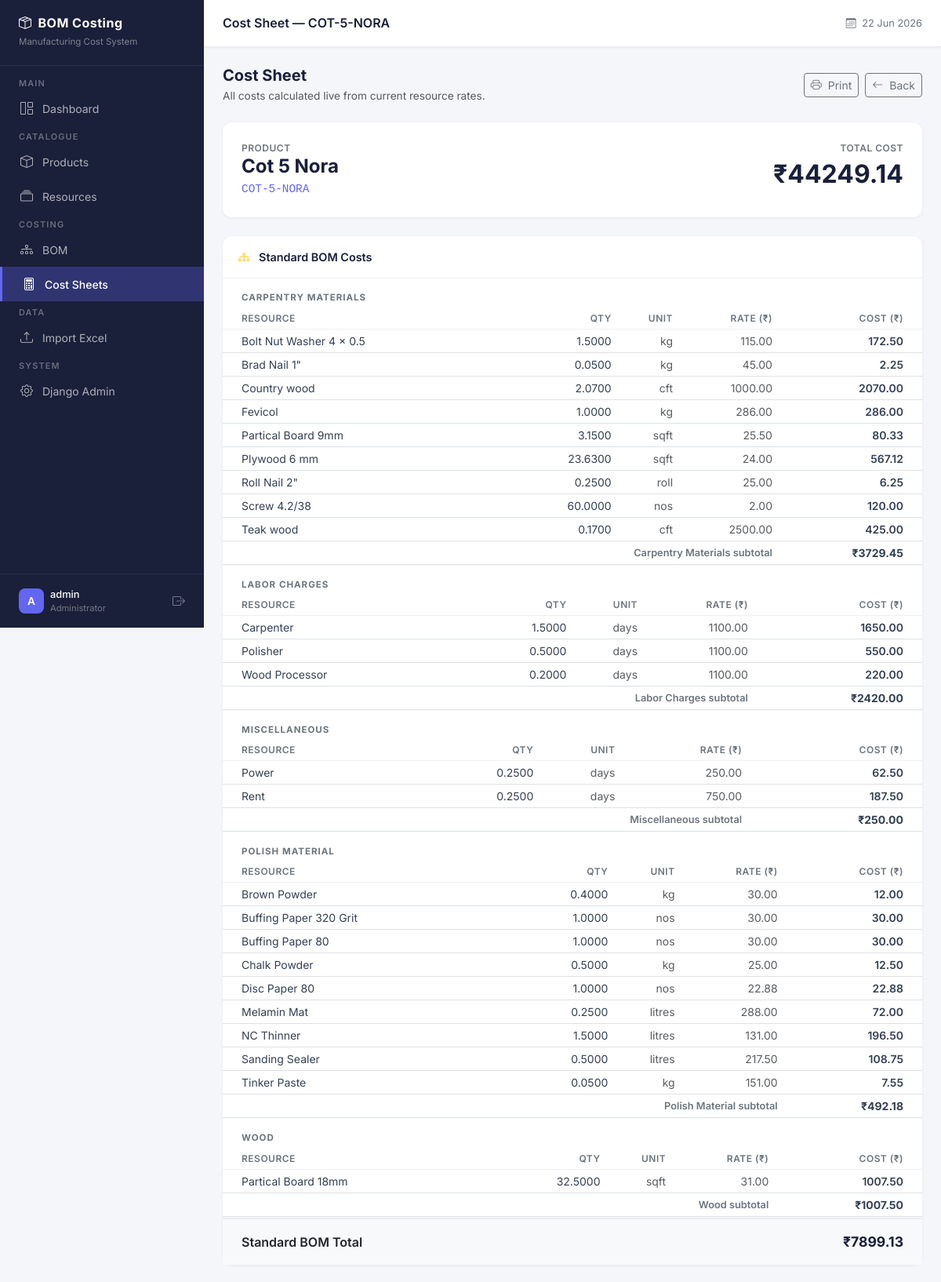
The app's page /costing/86/ (signed in, upper part) with its own data.
### apps/products/models.py (models this page shows, shortened)
class Product(models.Model):
    product_name = models.CharField(
        max_length=255,
        help_text="Full name of the product e.g. 3-Door Wardrobe with Mirror"
    )
    product_code = models.CharField(
        max_length=100,
        help_text="Unique product code e.g. WRD-001. Must be unique across all non-deleted products."
    )
    active = models.BooleanField(
        default=True,
        help_text="Inactive products are hidden from main views but not deleted."
    )
    is_deleted = models.BooleanField(
        default=False,
        help_text="Soft delete flag. Deleted products are hidden everywhere but data is preserved."
    )
    created_at = models.DateTimeField(auto_now_add=True)
    updated_at = models.DateTimeField(auto_now=True)
    class Meta:
        ordering = ['product_name']
        verbose_name = "Product"
        verbose_name_plural = "Products"
    def delete(self, *args, **kwargs):
        """
        Override default delete to perform soft delete.
        Calling product.delete() will set is_deleted=True
        instead of removing the row from the database.
        """
        self.is_deleted = True
        self.save()

### apps/bom/models.py (models this page shows, shortened)
class BOMItem(models.Model):
    product = models.ForeignKey(
        Product,
        on_delete=models.CASCADE,       # if product deleted, its BOM items go too
        related_name='bom_items',       # lets us do: product.bom_items.all()
        help_text="The product this BOM line belongs to."
    )
    resource = models.ForeignKey(
        Resource,
        on_delete=models.PROTECT,       # PROTECT: don't allow deleting a resource
        related_name='bom_items',       # that's still in use in a BOM
        help_text="The resource/material being consumed."
    )
    quantity = models.DecimalField(
        max_digits=12,
        decimal_places=4,
        help_text="How many units of this resource does this product need?"
    )
    created_at = models.DateTimeField(auto_now_add=True)
    updated_at = models.DateTimeField(auto_now=True)
    class Meta:
        ordering = ['resource__category', 'resource__resource_name']
        verbose_name = "BOM Item"
        verbose_name_plural = "BOM Items"
        unique_together = [['product', 'resource']]
    @property
    def rate(self):
        return self.resource.rate
    @property
    def cost(self):
        return self.quantity * self.resource.rate

### apps/resources/models.py (models this page shows, shortened)
class Resource(models.Model):
    CATEGORY_CHOICES = [
        ('Wood', 'Wood'),
        ('Ply', 'Ply'),
        ('MDF', 'MDF'),
        ('Hardware', 'Hardware'),
        ('Labour', 'Labour'),
        ('Finishing', 'Finishing'),
        ('Packing', 'Packing'),
        ('Other', 'Other'),
    ]
    resource_name = models.CharField(
        max_length=255,
        help_text="Name of the resource e.g. Teak Wood, Labour, Hardware"
    )
    category = models.CharField(
        max_length=100,
        choices=CATEGORY_CHOICES,
        default='Other',
        help_text="Category this resource belongs to."
    )
    unit = models.CharField(
        max_length=50,
        help_text="Unit of measurement e.g. SFT, CFT, NOS, KG, RFT"
    )
    rate = models.DecimalField(
        max_digits=12,
        decimal_places=2,
        help_text="Current rate per unit. Changing this instantly updates all product costs."
    )
    active = models.BooleanField(
        default=True,
        help_text="Inactive resources are hidden from BOM selection but data is preserved."
    )
    created_at = models.DateTimeField(auto_now_add=True)
    updated_at = models.DateTimeField(auto_now=True)
    class Meta:
        ordering = ['category', 'resource_name']
        verbose_name = "Resource"
        verbose_name_plural = "Resources"
        unique_together = [['resource_name', 'category']]

### apps/costing/views.py (the view)
# urls.py: path('<int:product_pk>/', views.cost_sheet, name='sheet'),
@login_required
def cost_sheet(request, product_pk):
    product = get_object_or_404(Product, pk=product_pk, is_deleted=False)
    bom_items  = BOMItem.objects.filter(
        product=product
    ).select_related('resource').order_by('resource__category', 'resource__resource_name')
    wood_parts = WoodPart.objects.filter(
        product=product
    ).select_related('resource').order_by('resource__category', 'part_name')
    bom_by_category = defaultdict(list)
    for item in bom_items:
        bom_by_category[item.resource.category].append(item)
    bom_category_totals = {}
    for category, items in bom_by_category.items():
        bom_category_totals[category] = sum(item.cost for item in items)
    wood_by_category = defaultdict(list)
    for part in wood_parts:
        wood_by_category[part.resource.category].append(part)
    wood_category_totals = {}
    for category, parts in wood_by_category.items():
        wood_category_totals[category] = sum(part.cost for part in parts)
    total_bom_cost  = sum(bom_category_totals.values())
    total_wood_cost = sum(wood_category_totals.values())
    grand_total     = float(total_bom_cost) + float(total_wood_cost)
    all_category_totals = defaultdict(float)
    for category, total in bom_category_totals.items():
        all_category_totals[category] += float(total)
    for category, total in wood_category_totals.items():
        all_category_totals[category] += float(total)
    category_summary = []
    for category, total in sorted(
        all_category_totals.items(),
        key=lambda x: x[1],
        reverse=True
    ):
        percentage = (total / grand_total * 100) if grand_total > 0 else 0
        category_summary.append({
            'category': category,
            'total': total,
            'percentage': round(percentage, 1),
        })
    context = {
        'page_title': f'Cost Sheet — {product.product_code}',
        'product': product,
        'bom_by_category': dict(bom_by_category),
        'bom_category_totals': bom_category_totals,
        'wood_by_category': dict(wood_by_category),
        'wood_category_totals': wood_category_totals,
        'total_bom_cost': total_bom_cost,
        'total_wood_cost': total_wood_cost,
        'grand_total': grand_total,
        'category_summary': category_summary,
    }
    return render(request, 'costing/cost_sheet.html', context)

### templates/costing/cost_sheet.html (shortened to what this page needs)
{% extends "base.html" %}
{% load custom_filters %}
{% block content %}
<div class="d-flex justify-content-between align-items-center mb-4 no-print">
    <div>
        <h5 class="mb-1 fw-bold" style="color:#1a1f3a;">Cost Sheet</h5>
        <p class="text-muted mb-0" style="font-size:0.85rem;">
            All costs calculated live from current resource rates.
        </p>
    </div>
    <div class="d-flex gap-2">
        <button onclick="window.print()"
                class="btn btn-outline-secondary btn-sm">
            <i class="bi bi-printer me-1"></i> Print
        </button>
        <a href="{% url 'costing:list' %}"
           class="btn btn-outline-secondary btn-sm">
            <i class="bi bi-arrow-left me-1"></i> Back
        </a>
    </div>
</div>
<div class="content-card p-4 mb-4">
    <div class="d-flex justify-content-between align-items-start">
        <div>
            <div style="font-size:0.75rem; color:#6c757d; font-weight:600;
                        text-transform:uppercase; letter-spacing:0.5px;">
                Product
            </div>
            <h4 class="mb-0 fw-bold" style="color:#1a1f3a;">
                {{ product.product_name }}
            </h4>
            <code style="font-size:0.9rem; color:#6366f1;">
                {{ product.product_code }}
            </code>
        </div>
        <div class="text-end">
            <div style="font-size:0.75rem; color:#6c757d; font-weight:600;
                        text-transform:uppercase; letter-spacing:0.5px;">
                Total Cost
            </div>
            <div style="font-size:2rem; font-weight:700; color:#1a1f3a;">
                ₹{{ grand_total|floatformat:2 }}
            </div>
        </div>
    </div>
</div>
{% if bom_by_category %}
<div class="content-card mb-4">
    <div class="card-header">
        <i class="bi bi-diagram-3 me-2 text-warning"></i>
        Standard BOM Costs
    </div>
    {% for category, items in bom_by_category.items %}
    <div class="px-4 pt-3 pb-1">
        <div style="font-size:0.72rem; font-weight:700; color:#6c757d;
                    text-transform:uppercase; letter-spacing:1px;">
            {{ category }}
        </div>
    </div>
    <table class="table table-sm mb-0">
        <thead>
            <tr style="background:#fafafa;">
                <th class="ps-4">Resource</th>
                <th class="text-end">Qty</th>
                <th class="text-end">Unit</th>
                <th class="text-end">Rate (₹)</th>
                <th class="text-end pe-4">Cost (₹)</th>
            </tr>
        </thead>
        <tbody>
            {% for item in items %}
            <tr>
                <td class="ps-4">{{ item.resource.resource_name }}</td>
                <td class="text-end">
                    {{ item.quantity|floatformat:4 }}
                </td>
                <td class="text-end text-muted">
                    {{ item.resource.unit }}
                </td>
                <td class="text-end text-muted">
                    {{ item.rate|floatformat:2 }}
                </td>
                <td class="text-end pe-4 fw-semibold">
                    {{ item.cost|floatformat:2 }}
                </td>
            </tr>
            {% endfor %}
        </tbody>
        <tfoot>
            <tr style="background:#f8f9fa;">
                <td colspan="4"
                    class="ps-4 text-end fw-semibold"
                    style="font-size:0.8rem; color:#6c757d;">
                    {{ category }} subtotal
                </td>
                <td class="text-end pe-4 fw-bold">
                    ₹{{ bom_category_totals|get_item:category|floatformat:2 }}
                </td>
            </tr>
        </tfoot>
    </table>
    <hr class="my-0" style="border-color:#f0f0f0;">
    {% endfor %}
    <div class="d-flex justify-content-between align-items-center
                px-4 py-3"
         style="background:#f8f9fa; border-top:2px solid #e9ecef;">
        <span class="fw-semibold">Standard BOM Total</span>
        <span class="fw-bold"
              style="font-size:1.1rem; color:#1a1f3a;">
            ₹{{ total_bom_cost|floatformat:2 }}
        </span>
    </div>
</div>
{% endif %}
{% endblock %}

### templates/base.html (shortened to what this page needs)
<!DOCTYPE html>
<html lang="en">
<head>
    <link href="https://cdn.jsdelivr.net/npm/bootstrap@5.3.2/dist/css/bootstrap.min.css" rel="stylesheet">
    <link href="https://cdn.jsdelivr.net/npm/bootstrap-icons@1.11.3/font/bootstrap-icons.min.css" rel="stylesheet">
</head>
<body>
{% if user.is_authenticated %}
    <nav id="sidebar">
        <div class="sidebar-brand">
            <h5><i class="bi bi-box-seam me-2"></i>BOM Costing</h5>
            <small>Manufacturing Cost System</small>
        </div>
        <ul class="nav flex-column mt-2">
            <li><span class="nav-label">Main</span></li>
            <li class="nav-item">
                <a href="{% url 'core:dashboard' %}"
                   class="nav-link {% if request.resolver_match.url_name == 'dashboard' %}active{% endif %}">
                    <i class="bi bi-grid-1x2"></i> Dashboard
                </a>
            </li>
            <li><span class="nav-label">Catalogue</span></li>
            <li class="nav-item">
                <a href="{% url 'products:list' %}"
                   class="nav-link {% if 'products' in request.resolver_match.namespace %}active{% endif %}">
                    <i class="bi bi-box"></i> Products
                </a>
            </li>
            <li class="nav-item">
                <a href="{% url 'resources:list' %}"
                   class="nav-link {% if 'resources' in request.resolver_match.namespace %}active{% endif %}">
                    <i class="bi bi-collection"></i> Resources
                </a>
            </li>
            <li><span class="nav-label">Costing</span></li>
            <li class="nav-item">
                <a href="{% url 'products:list' %}"
                   class="nav-link {% if 'bom' in request.resolver_match.namespace %}active{% endif %}">
                    <i class="bi bi-diagram-3"></i> BOM
                </a>
            </li>
            <li class="nav-item">
                <a href="{% url 'costing:list' %}"
                   class="nav-link {% if 'costing' in request.resolver_match.namespace %}active{% endif %}">
                    <i class="bi bi-calculator"></i> Cost Sheets
                </a>
            </li>
            <li><span class="nav-label">Data</span></li>
            <li class="nav-item">
                <a href="{% url 'imports:upload' %}"
                   class="nav-link {% if 'imports' in request.resolver_match.namespace %}active{% endif %}">
                    <i class="bi bi-upload"></i> Import Excel
                </a>
            </li>
            <li><span class="nav-label">System</span></li>
            {% if user.is_staff %}
            <li class="nav-item">
                <a href="/admin/" class="nav-link" target="_blank">
                    <i class="bi bi-gear"></i> Django Admin
                </a>
            </li>
            {% endif %}
        </ul>
        <div style="position:absolute; bottom:0; left:0; right:0;
                    padding:16px 24px; border-top:1px solid rgba(255,255,255,0.08);">
            <div class="d-flex align-items-center gap-2">
                <div style="width:32px;height:32px;background:#6366f1;border-radius:8px;
                            display:flex;align-items:center;justify-content:center;
                            color:#fff;font-weight:600;font-size:0.85rem;">
                    {{ user.username|first|upper }}
                </div>
                <div style="flex:1; min-width:0;">
                    <div style="color:#fff;font-size:0.8rem;font-weight:500;
                                white-space:nowrap;overflow:hidden;text-overflow:ellipsis;">
                        {{ user.username }}
                    </div>
                    <div style="color:rgba(255,255,255,0.4);font-size:0.7rem;">
                        {% if user.is_staff %}Administrator{% else %}User{% endif %}
                    </div>
                </div>
                <a href="{% url 'accounts:logout' %}"
                   style="color:rgba(255,255,255,0.4);" title="Logout">
                    <i class="bi bi-box-arrow-right"></i>
                </a>
            </div>
        </div>
    </nav>
    <div id="main-content">
        <div id="topnav">
            <h6 class="page-title">
                {% block page_title %}{{ page_title|default:"Dashboard" }}{% endblock %}
            </h6>
            <div class="d-flex align-items-center gap-3">
                <span style="font-size:0.8rem;color:#6c757d;">
                    <i class="bi bi-calendar3 me-1"></i>
                    {% now "d M Y" %}
                </span>
            </div>
        </div>
        <div class="content-area">
            {% block content %}{% endblock %}
        </div>
    </div>
{% else %}
    {% block unauthenticated_content %}{% endblock %}
{% endif %}
</body>
</html>

### records on screen
Product: product_name "Cot 5 Nora", product_code "COT-5-NORA"
BOMItem: category "CARPENTRY MATERIALS", resource.resource_name "Bolt Nut Washer 4 x 0.5", quantity "1.5000", resource.unit "kg", rate "115.00", cost "172.50", category "Carpentry Materials"
BOMItem: resource.resource_name "Brad Nail 1\"", quantity "0.0500", resource.unit "kg", rate "45.00", cost "2.25"
BOMItem: resource.resource_name "Country wood", quantity "2.0700", resource.unit "cft", rate "1000.00", cost "2070.00"
BOMItem: resource.resource_name "Fevicol", quantity "1.0000", resource.unit "kg", rate "286.00", cost "286.00"
BOMItem: resource.resource_name "Partical Board 9mm", quantity "3.1500", resource.unit "sqft", rate "25.50", cost "80.33"
BOMItem: resource.resource_name "Plywood 6 mm", quantity "23.6300", resource.unit "sqft", rate "24.00", cost "567.12"
BOMItem: resource.resource_name "Roll Nail 2\"", quantity "0.2500", resource.unit "roll", rate "25.00", cost "6.25"
BOMItem: resource.resource_name "Screw 4.2/38", quantity "60.0000", resource.unit "nos", rate "2.00", cost "120.00"
BOMItem: resource.resource_name "Teak wood", quantity "0.1700", resource.unit "cft", rate "2500.00", cost "425.00"
Resource: category "3729.45"
BOMItem: category "LABOR CHARGES", resource.resource_name "Carpenter", quantity "1.5000", resource.unit "days", rate "1100.00", cost "1650.00", category "Labor Charges"
BOMItem: resource.resource_name "Polisher", quantity "0.5000", resource.unit "days", rate "1100.00", cost "550.00"
BOMItem: resource.resource_name "Wood Processor", quantity "0.2000", resource.unit "days", rate "1100.00", cost "220.00"
Resource: category "2420.00"
BOMItem: category "MISCELLANEOUS", resource.resource_name "Power", quantity "0.2500", resource.unit "days", rate "250.00", cost "62.50", category "Miscellaneous"
BOMItem: resource.resource_name "Rent", quantity "0.2500", resource.unit "days", rate "750.00", cost "187.50"
Resource: category "250.00"
BOMItem: category "POLISH MATERIAL", resource.resource_name "Brown Powder", quantity "0.4000", resource.unit "kg", rate "30.00", cost "12.00", category "Polish Material"
BOMItem: resource.resource_name "Buffing Paper 320 Grit", quantity "1.0000", resource.unit "nos", rate "30.00", cost "30.00"
BOMItem: resource.resource_name "Buffing Paper 80", quantity "1.0000", resource.unit "nos", rate "30.00", cost "30.00"
BOMItem: resource.resource_name "Chalk Powder", quantity "0.5000", resource.unit "kg", rate "25.00", cost "12.50"
BOMItem: resource.resource_name "Disc Paper 80", quantity "1.0000", resource.unit "nos", rate "22.88", cost "22.88"
BOMItem: resource.resource_name "Melamin Mat", quantity "0.2500", resource.unit "litres", rate "288.00", cost "72.00"
BOMItem: resource.resource_name "NC Thinner", quantity "1.5000", resource.unit "litres", rate "131.00", cost "196.50"
BOMItem: resource.resource_name "Sanding Sealer", quantity "0.5000", resource.unit "litres", rate "217.50", cost "108.75"
BOMItem: resource.resource_name "Tinker Paste", quantity "0.0500", resource.unit "kg", rate "151.00", cost "7.55"
Resource: category "492.18"
BOMItem: category "WOOD", resource.resource_name "Partical Board 18mm", quantity "32.5000", resource.unit "sqft", rate "31.00", cost "1007.50", category "Wood"
Resource: category "1007.50"

### other values on screen
{{ user.username|first|upper }} "A"
{{ user.username }} "admin"
{{ page_title|default:"Dashboard" }} "Cost Sheet — COT-5-NORA"
{{ grand_total|floatformat:2 }} "44249.14"
{{ total_bom_cost|floatformat:2 }} "7899.13"
